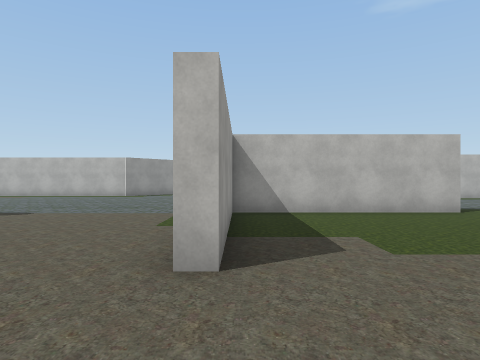
[1] (above)

22 first-person views from a walk through a 3-D level made in the Unity game engine. The camera is 1.5 m above the floor, looks level and sees 75° across. The floor is counted in squares, 2 m on a side. Each view is taken from the middle of a square. On the plan, view 1 faces up. The plan holds only what a view shows up to about 10 squares ahead; the rest is blank. The place goes on beyond the plan. Some surface patterns are stand-ins.

[2]
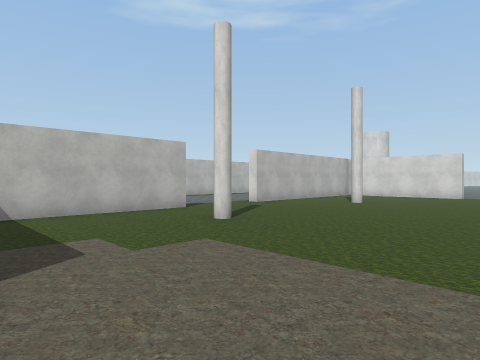

[3]
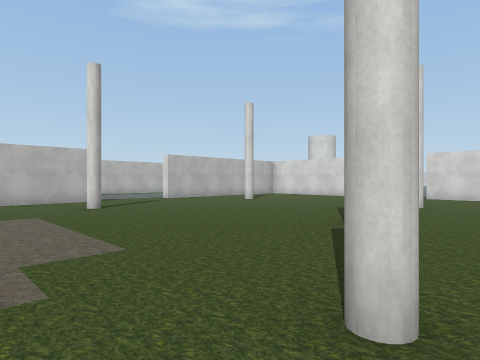

[4]
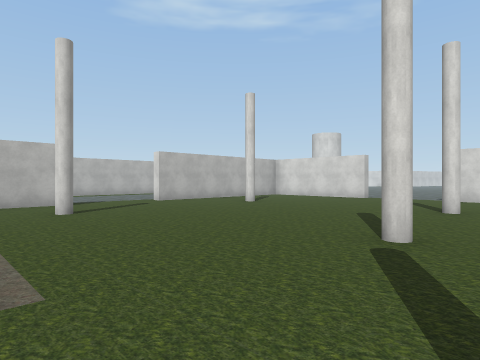

[5]
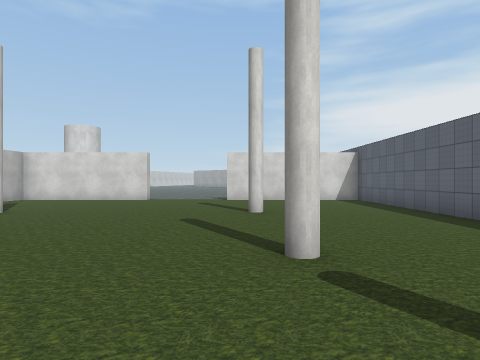

[6]
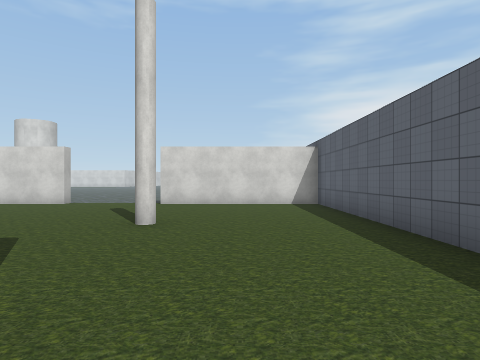

[7]
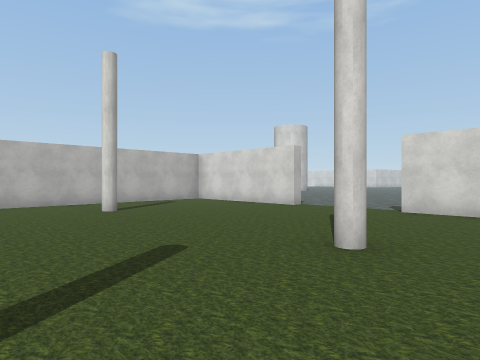

[8]
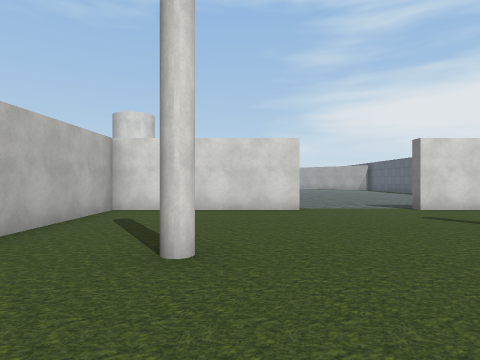

[9]
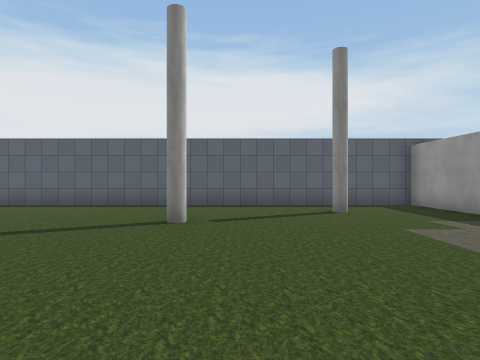

[10]
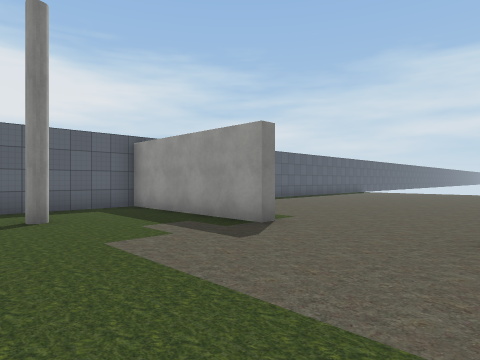

[11]
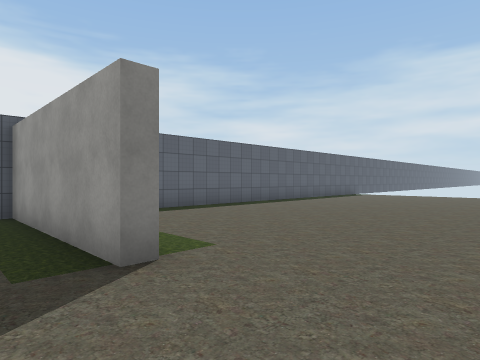

[12]
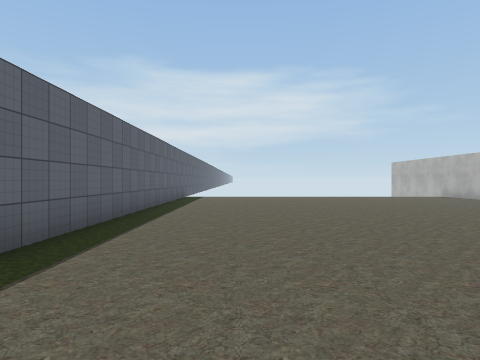

[13]
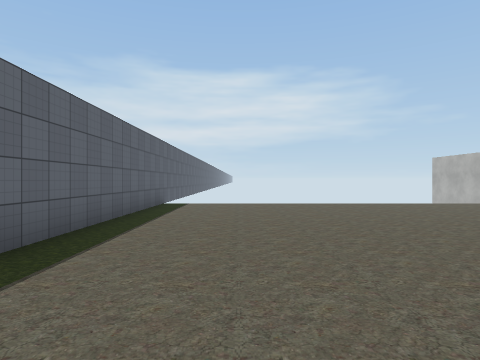

[14]
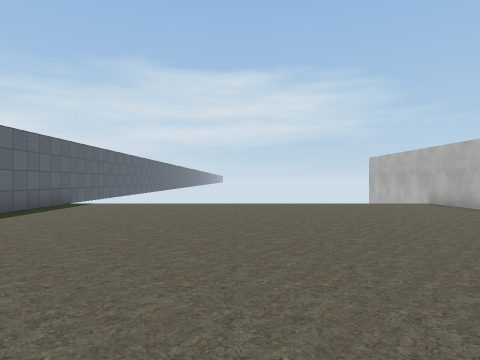

[15]
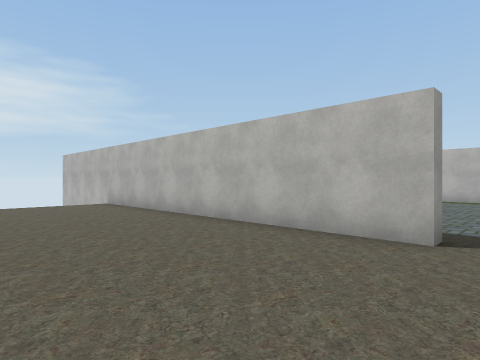

[16]
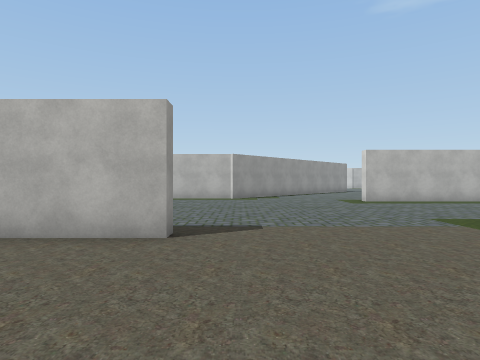

[17]
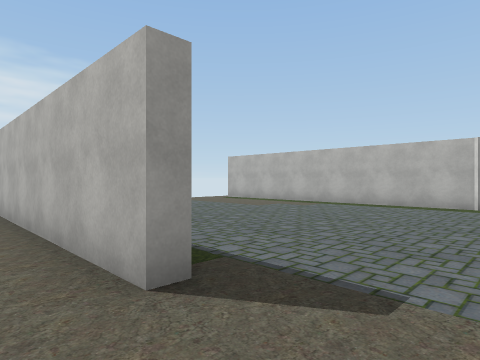

[18]
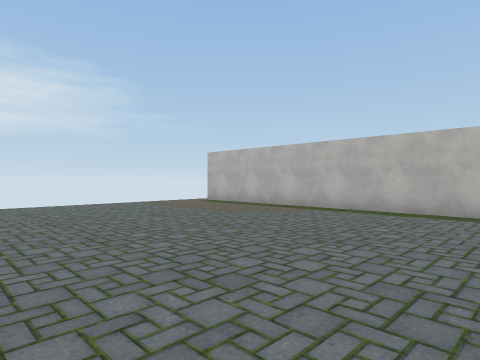

[19]
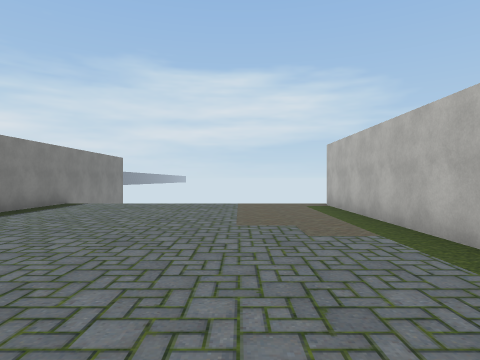

[20]
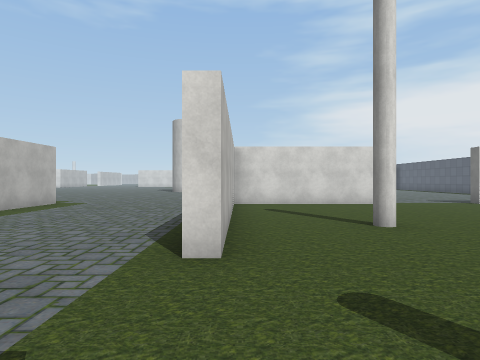

[21]
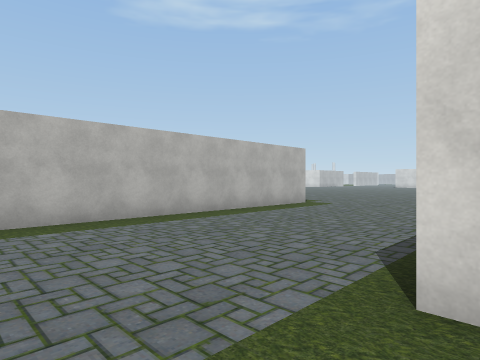

[22]
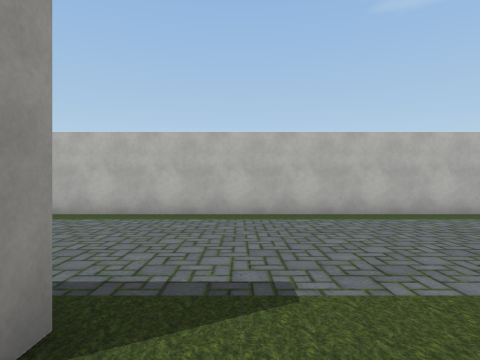

### Floor plan
Points are (right, up) in squares from view 1. A wall is a line through its corners. A room is listed if a view was taken in it or the views show most of it. See-through windows are left out.
Room 1 (views 1, 2, 3, 4, 5, 6, 7, 8, 9, 10, 11, 20, 21, 22)
walls: (5.1, 7.6) (5.1, 7.2) (-0.2, 7.2) (-0.2, 2.6) (-0.6, 2.6); (15.2, 2.6) (14.8, 2.6) (14.8, 7.2) (8, 7.2) (8, 7.6); (-0.6, -0.6) (-0.2, -0.6) (-0.2, -5.4) (14.8, -5.4) (14.8, -0.6) (15.2, -0.6)
ways out: opening at (-0.3, 1) to room 2; opening at (6.5, 8) to room 2; opening at (16.5, 1.5) to room 2
Room 2 (views 12, 13, 14, 15, 16, 17, 18, 19)
walls: (-5.9, 6.4) (-5.9, 6.1) (-15.1, 6.1); (-5.2, 14.6) (-14.4, 14.6); (-15.1, 6.5) (-12.2, 6.5); (-15, -5.4) (-3.4, -5.4); (15, 12.8) (1.9, 12.8)
ways out: opening at (-0.3, 1) to room 1; opening at (6.5, 8) to room 1; opening at (16.5, 1.5) to room 1

Where each view was taken, in squares from view 1:
view 1: 0 up, 0 right, facing up
view 2: 0 up, 0 right, facing up-right
view 3: 4 down, 1 right, facing up-right
view 4: 3 down, 2 right, facing up-right
view 5: 1 down, 3 right, facing right
view 6: 3 down, 5 right, facing right
view 7: 3 down, 7 right, facing up-right
view 8: 4 up, 7 right, facing right
view 9: 4 up, 5 right, facing down
view 10: 3 up, 4 right, facing down-left
view 11: 2 up, 1 right, facing down-left
view 12: 3 down, 1 left, facing left
view 13: 3 down, 5 left, facing left
view 14: 0 up, 5 left, facing left
view 15: 2 up, 5 left, facing up-left
view 16: 2 up, 5 left, facing up
view 17: 5 up, 4 left, facing up-left
view 18: 7 up, 5 left, facing up-left
view 19: 12 up, 5 left, facing left
view 20: 7 up, 5 right, facing right
view 21: 7 up, 6 right, facing up-right
view 22: 6 up, 6 right, facing up
